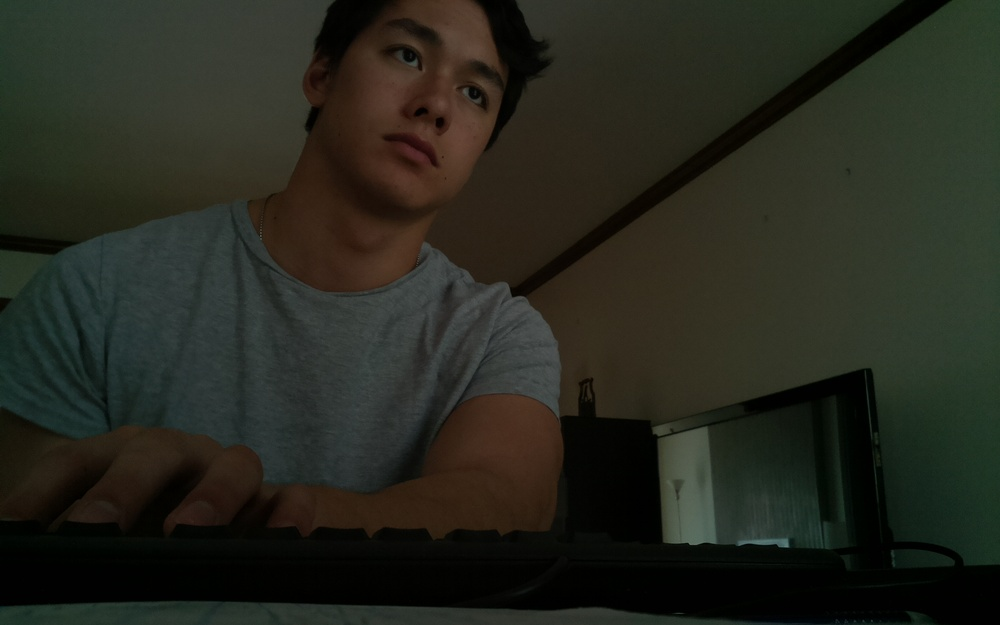
#> input picture pictures/test.jpg, 1000 x 625 px, shrunk from 1680 x 1050 before the run
$ python notmain.py
#> lines starting #> are read from the running program, lines starting #| are printed output that depends on the picture
### takeStill.py
import picamera

def takeStill(filename):
	camera = picamera.PiCamera()
	camera.vflip = True
	fileName = 'pictures/' + str(filename) + '.jpg'
	camera.capture(fileName)
	return 0

### notmain.py
from takeStill import *
import cv2

takeStill('test')
#> (the call stopped at in takeStill, `camera = picamera.PiCamera()`: picamera is not available in this run)

img1 = cv2.imread('pictures/test.jpg',0)
#> img1: shape (625, 1000); min 0, max 120, mean 37.7
fast = cv2.FastFeatureDetector_create(threshold=25)

kp1 = fast.detect(img1,None)
#> kp1 = 31 keypoints; strongest (x, y, size): (687, 543, 7), (690, 544, 7), (787, 546, 7), (775, 544, 7)
img11 = cv2.drawKeypoints(img1,kp1,None,color=(0,0,255))
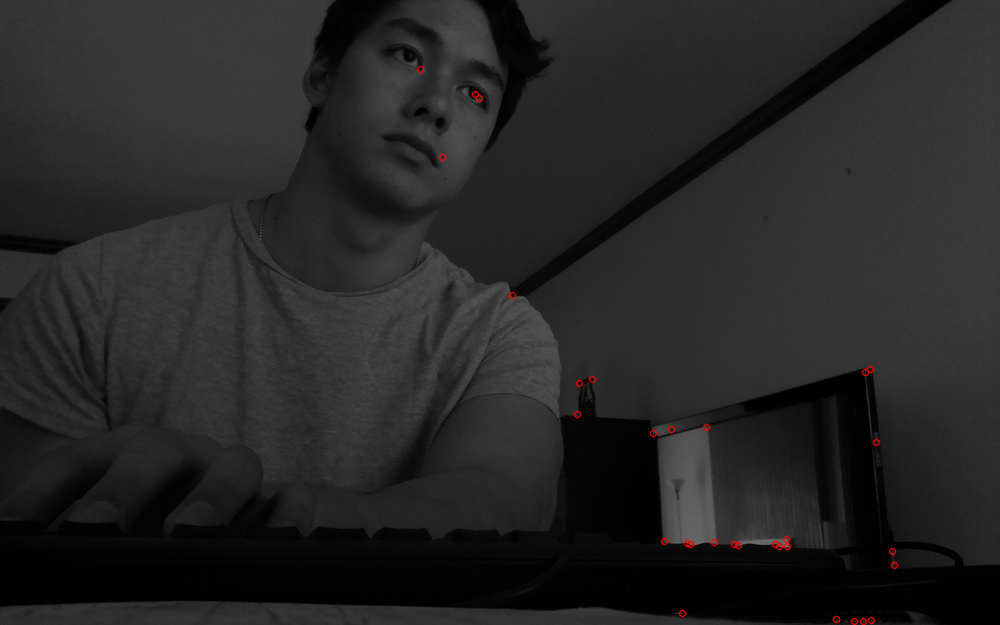
#> img11: shape (625, 1000, 3); mean of channels 0, 1, 2 37.7, 37.7, 37.9; drawn as B, G, R

cv2.imshow('img',img11)
cv2.waitKey(0)
cv2.destroyAllWindows()

$ run again, with pictures/cena.jpg copied over pictures/test.jpg
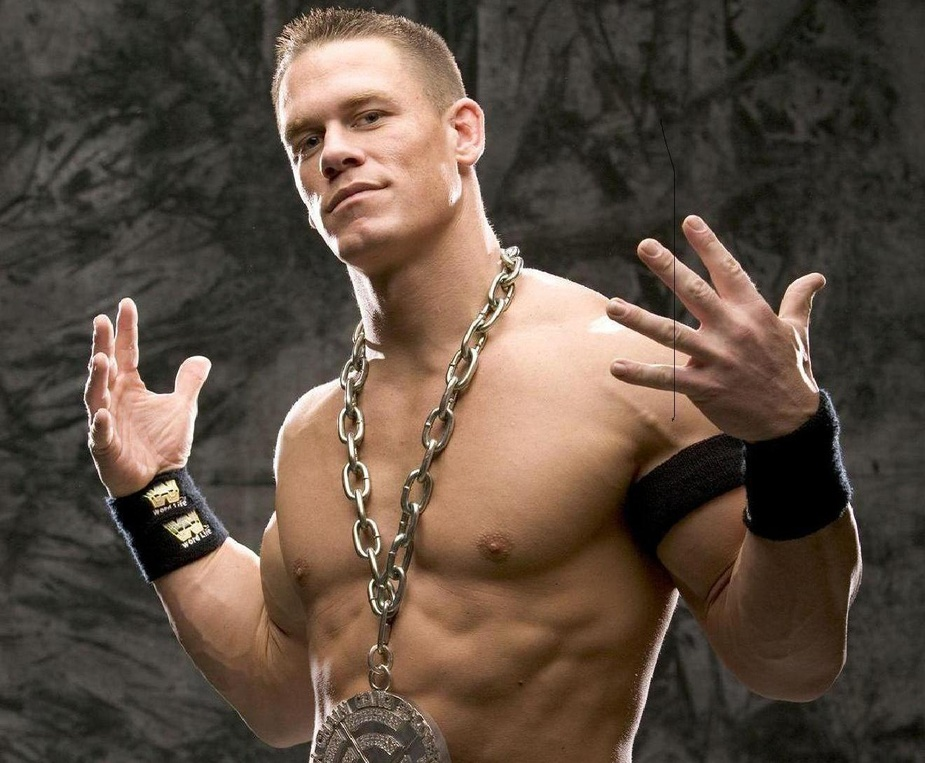
#> input picture pictures/cena.jpg, 925 x 763 px, shrunk from 1320 x 1088 before the run
#> `img1 = cv2.imread('pictures/test.jpg',0)`:
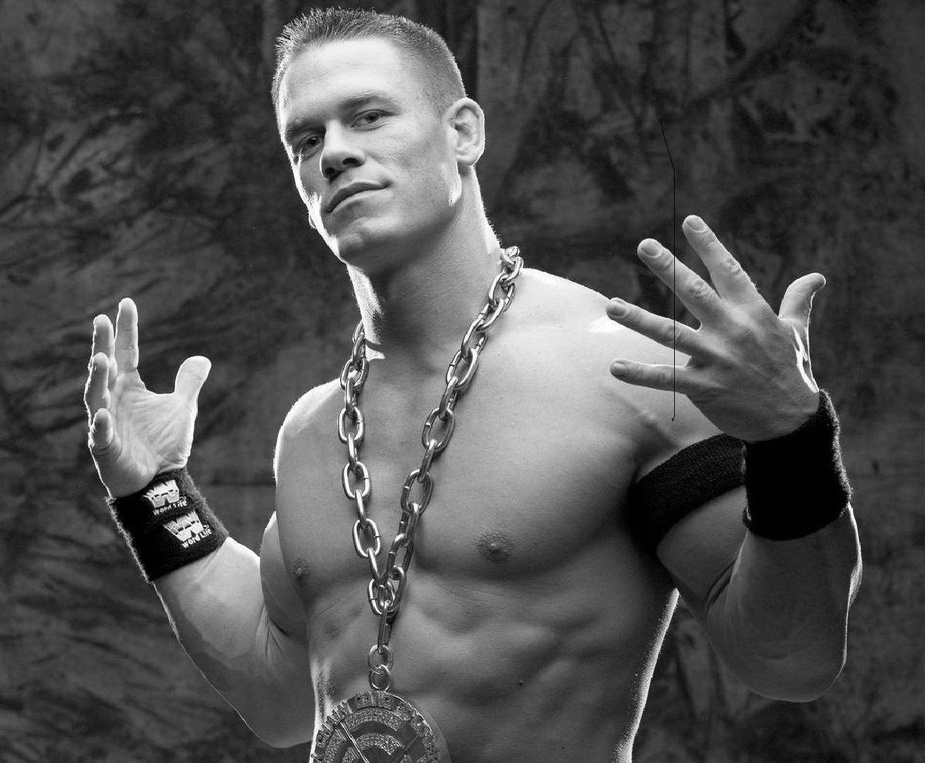
#> img1: shape (763, 925); min 0, max 255, mean 79.5
#> kp1 = 2743 keypoints; strongest (x, y, size): (358, 521, 7), (171, 490, 7), (175, 506, 7), (173, 480, 7)
#> `img11 = cv2.drawKeypoints(img1,kp1,None,color=(0,0,255))`:
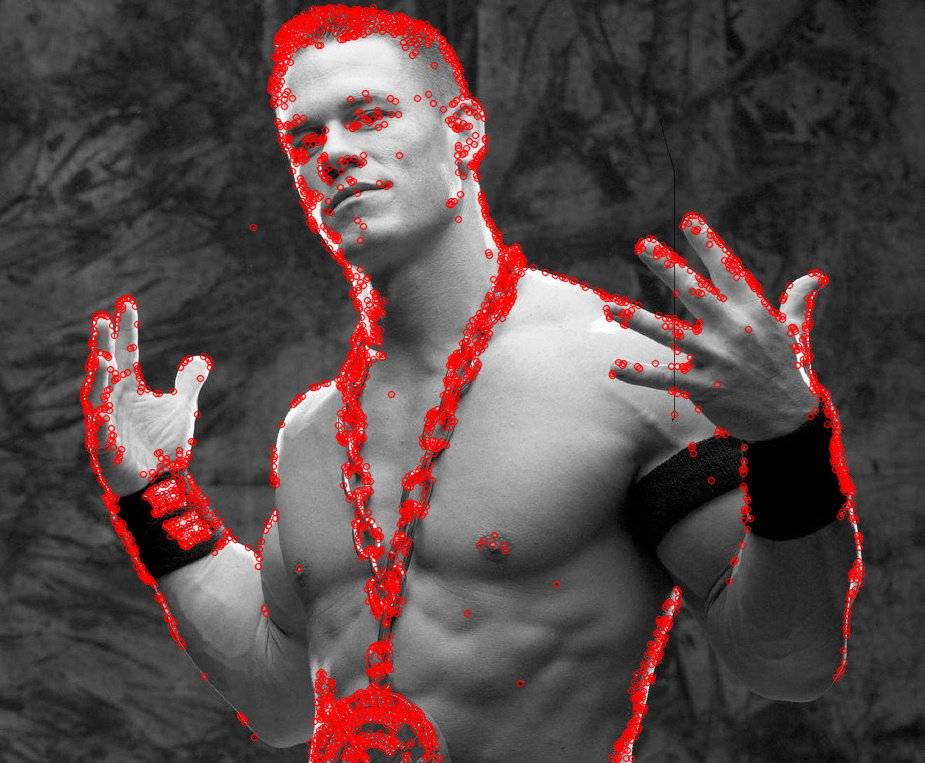
#> img11: shape (763, 925, 3); mean of channels 0, 1, 2 72, 72, 87.8; drawn as B, G, R

$ run again, with pictures/still_1.jpg copied over pictures/test.jpg
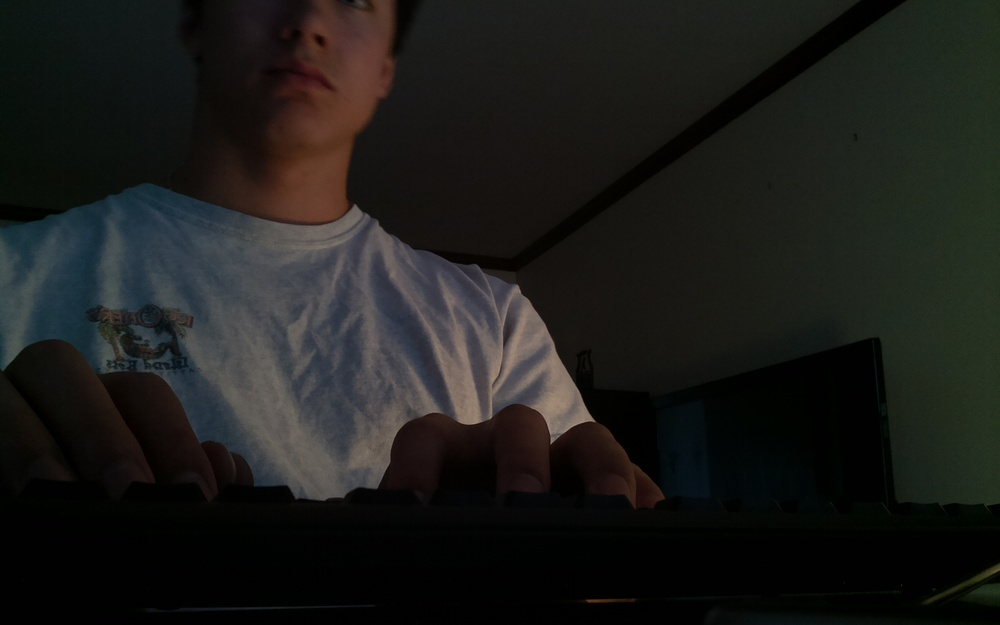
#> input picture pictures/still_1.jpg, 1000 x 625 px, shrunk from 1680 x 1050 before the run
#> `img1 = cv2.imread('pictures/test.jpg',0)`:
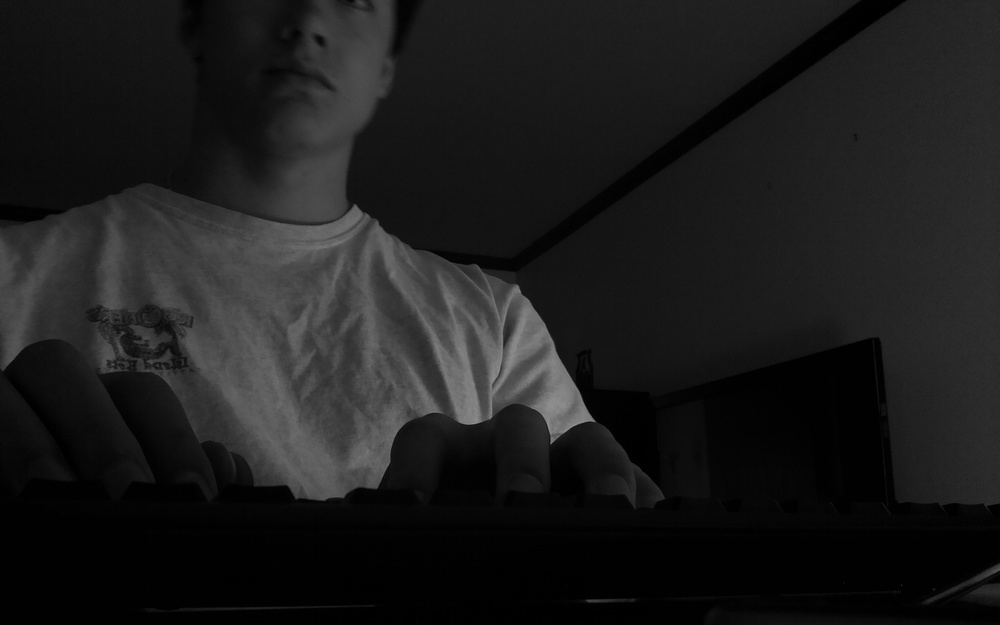
#> img1: shape (625, 1000); min 0, max 148, mean 27.8
#> kp1 = 41 keypoints; strongest (x, y, size): (551, 442, 7), (594, 421, 7), (355, 205, 7), (490, 417, 7)
